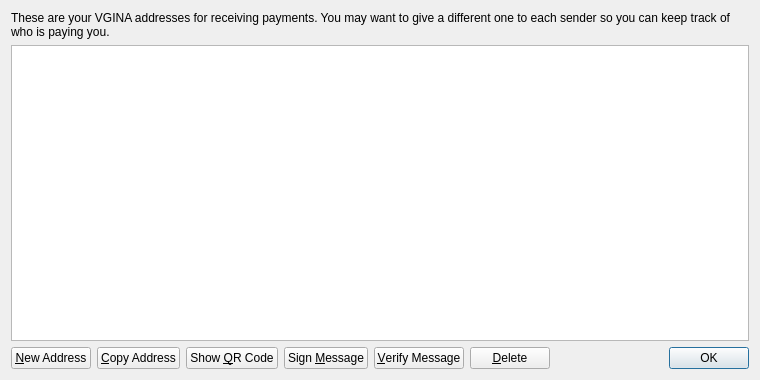
<?xml version="1.0" encoding="UTF-8"?>
<ui version="4.0">
 <class>AddressBookPage</class>
 <widget class="QWidget" name="AddressBookPage">
  <property name="geometry">
   <rect>
    <x>0</x>
    <y>0</y>
    <width>760</width>
    <height>380</height>
   </rect>
  </property>
  <property name="windowTitle">
   <string>Address Book</string>
  </property>
  <property name="styleSheet">
   <string notr="true">background-image: url(:/images/bkg2);</string>
  </property>
  <layout class="QVBoxLayout" name="verticalLayout">
   <item>
    <widget class="QLabel" name="labelExplanation">
     <property name="text">
      <string>These are your VGINA addresses for receiving payments. You may want to give a different one to each sender so you can keep track of who is paying you.</string>
     </property>
     <property name="textFormat">
      <enum>Qt::PlainText</enum>
     </property>
     <property name="wordWrap">
      <bool>true</bool>
     </property>
    </widget>
   </item>
   <item>
    <widget class="QTableView" name="tableView">
     <property name="contextMenuPolicy">
      <enum>Qt::CustomContextMenu</enum>
     </property>
     <property name="toolTip">
      <string>Double-click to edit address or label</string>
     </property>
     <property name="tabKeyNavigation">
      <bool>false</bool>
     </property>
     <property name="alternatingRowColors">
      <bool>true</bool>
     </property>
     <property name="selectionMode">
      <enum>QAbstractItemView::SingleSelection</enum>
     </property>
     <property name="selectionBehavior">
      <enum>QAbstractItemView::SelectRows</enum>
     </property>
     <property name="sortingEnabled">
      <bool>true</bool>
     </property>
     <attribute name="verticalHeaderVisible">
      <bool>false</bool>
     </attribute>
    </widget>
   </item>
   <item>
    <layout class="QHBoxLayout" name="horizontalLayout">
     <item>
      <widget class="QPushButton" name="newAddressButton">
       <property name="toolTip">
        <string>Create a new address</string>
       </property>
       <property name="text">
        <string>&amp;New Address</string>
       </property>
       <property name="icon">
        <iconset resource="../bitcoin.qrc">
         <normaloff>:/icons/add</normaloff>:/icons/add</iconset>
       </property>
      </widget>
     </item>
     <item>
      <widget class="QPushButton" name="copyToClipboard">
       <property name="toolTip">
        <string>Copy the currently selected address to the system clipboard</string>
       </property>
       <property name="text">
        <string>&amp;Copy Address</string>
       </property>
       <property name="icon">
        <iconset resource="../bitcoin.qrc">
         <normaloff>:/icons/editcopy</normaloff>:/icons/editcopy</iconset>
       </property>
      </widget>
     </item>
     <item>
      <widget class="QPushButton" name="showQRCode">
       <property name="text">
        <string>Show &amp;QR Code</string>
       </property>
       <property name="icon">
        <iconset resource="../bitcoin.qrc">
         <normaloff>:/icons/qrcode</normaloff>:/icons/qrcode</iconset>
       </property>
      </widget>
     </item>
     <item>
      <widget class="QPushButton" name="signMessage">
       <property name="toolTip">
        <string>Sign a message to prove you own a VGINA address</string>
       </property>
       <property name="text">
        <string>Sign &amp;Message</string>
       </property>
       <property name="icon">
        <iconset resource="../bitcoin.qrc">
         <normaloff>:/icons/edit</normaloff>:/icons/edit</iconset>
       </property>
      </widget>
     </item>
     <item>
      <widget class="QPushButton" name="verifyMessage">
       <property name="toolTip">
        <string>Verify a message to ensure it was signed with a specified VGINA address</string>
       </property>
       <property name="text">
        <string>&amp;Verify Message</string>
       </property>
       <property name="icon">
        <iconset resource="../bitcoin.qrc">
         <normaloff>:/icons/transaction_0</normaloff>:/icons/transaction_0</iconset>
       </property>
      </widget>
     </item>
     <item>
      <widget class="QPushButton" name="deleteButton">
       <property name="toolTip">
        <string>Delete the currently selected address from the list</string>
       </property>
       <property name="text">
        <string>&amp;Delete</string>
       </property>
       <property name="icon">
        <iconset resource="../bitcoin.qrc">
         <normaloff>:/icons/remove</normaloff>:/icons/remove</iconset>
       </property>
      </widget>
     </item>
     <item>
      <spacer name="horizontalSpacer">
       <property name="orientation">
        <enum>Qt::Horizontal</enum>
       </property>
       <property name="sizeHint" stdset="0">
        <size>
         <width>40</width>
         <height>20</height>
        </size>
       </property>
      </spacer>
     </item>
     <item>
      <widget class="QDialogButtonBox" name="buttonBox">
       <property name="sizePolicy">
        <sizepolicy hsizetype="Maximum" vsizetype="Fixed">
         <horstretch>0</horstretch>
         <verstretch>0</verstretch>
        </sizepolicy>
       </property>
       <property name="standardButtons">
        <set>QDialogButtonBox::Ok</set>
       </property>
      </widget>
     </item>
    </layout>
   </item>
  </layout>
 </widget>
 <resources>
  <include location="../bitcoin.qrc"/>
 </resources>
 <connections/>
</ui>
